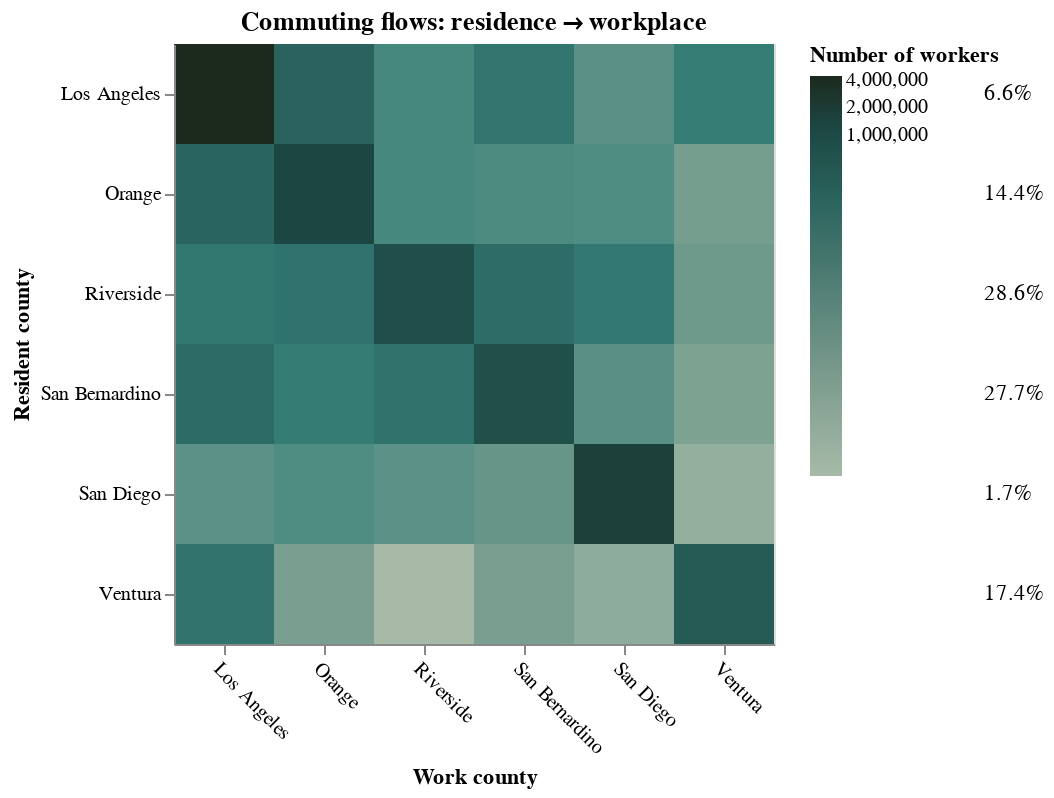

This figure's notebook cell:
### Markdown cell above
- let's make a map with all the buildings of 2025 in the LA region
- then show which buildings burned in eaton fire

### Code cell
palette = ct.palpolate(ct.nacre[:-1])[::-1]

heatmap = (
    alt.Chart(df_commuting)
    .mark_rect()
    .encode(
        x=alt.X("county_workplace:N", title="Work county", axis=alt.Axis(labelAngle=45)),
        y=alt.Y("county_residence:N", title="Resident county"),
        color=alt.Color(
            "n_workers:Q",
            title="Number of workers",
            scale=alt.Scale(
                type="symlog", 
                range=palette)  # important for skewed flows
        ),
        tooltip=[
            "county_residence:N",
            "county_workplace:N",
            "n_workers:Q"
        ]
    )
    .properties(
        width=300,
        height=300,
        title="Commuting flows: residence → workplace"
    )
)

outside_share = (
    df_commuting
    .assign(outside=lambda d: d["county_workplace"] != d["county_residence"])
    .groupby("county_residence")
    .apply(lambda g: g.loc[g.outside, "n_workers"].sum() / g["n_workers"].sum())
    .reset_index(name="pct_outside")
)

outside_share["label"] = (outside_share["pct_outside"] * 100).round(1).astype(str) + "%"

text = (
    alt.Chart(outside_share)
    .mark_text(align="left", dx=5)
    .encode(
        y=alt.Y("county_residence:N"),
        x=alt.value(400),   # slightly to the right of heatmap width
        text="label:N"
    )
) 

# -----------------------------
outside_share_cell = (
    df_commuting
    .assign(outside=lambda d: d["county_workplace"] != d["county_residence"])
    .groupby("county_residence")
    .apply(lambda g: g.loc[g.outside, "n_workers"].sum() / g["n_workers"].sum())
    .reset_index(name="pct_outside")
)

outside_share_cell["label"] = (outside_share_cell["pct_outside"] * 100).round(1).astype(str) + "%"

text_2 = (
    alt.Chart(df_commuting)
    .transform_lookup(
        lookup="county_residence",
        from_=alt.LookupData(
            outside_share_cell,
            key="county_residence",
            fields=["label"]
        )
    )
    .mark_text(color="black", fontSize=9)
    .encode(
        x="county_workplace:N",
        y="county_residence:N",
        text="label:N"
    )
)
heatmap + text

### Figure 1 — Vega-Lite specification as saved in the notebook (floating-point values rounded to 4 significant figures; data arrays with more than 128 entries replaced by an {"elided": "..."} marker saying what was removed)
{"config": {"view": {"continuousWidth": 300, "continuousHeight": 300}}, "layer": [{"data": {"name": "data-62d1cf92768ed643e77101334acedb8a"}, "mark": {"type": "rect"}, "encoding": {"color": {"field": "n_workers", "scale": {"range": {"elided": "249 str values"}, "type": "symlog"}, "title": "Number of workers", "type": "quantitative"}, "tooltip": [{"field": "county_residence", "type": "nominal"}, {"field": "county_workplace", "type": "nominal"}, {"field": "n_workers", "type": "quantitative"}], "x": {"axis": {"labelAngle": 45}, "field": "county_workplace", "title": "Work county", "type": "nominal"}, "y": {"field": "county_residence", "title": "Resident county", "type": "nominal"}}, "title": "Commuting flows: residence → workplace"}, {"data": {"name": "data-83d292bf3ee05a2a48ba9247b01c93c6"}, "mark": {"type": "text", "align": "left", "dx": 5}, "encoding": {"text": {"field": "label", "type": "nominal"}, "x": {"value": 400}, "y": {"field": "county_residence", "type": "nominal"}}}], "height": 300, "width": 300, "$schema": "https://vega.github.io/schema/vega-lite/v5.20.1.json", "datasets": {"data-62d1cf92768ed643e77101334acedb8a": [{"state": "California", "county_residence": "Los Angeles", "State Name.1": "California", "county_workplace": "Los Angeles", "n_workers": 4429523, "err_workers": "9,310"}, {"state": "California", "county_residence": "Orange", "State Name.1": "California", "county_workplace": "Los Angeles", "n_workers": 180250, "err_workers": "3,304"}, {"state": "California", "county_residence": "Riverside", "State Name.1": "California", "county_workplace": "Los Angeles", "n_workers": 53172, "err_workers": "1,960"}, {"state": "California", "county_residence": "San Bernardino", "State Name.1": "California", "county_workplace": "Los Angeles", "n_workers": 132992, "err_workers": "2,890"}, {"state": "California", "county_residence": "San Diego", "State Name.1": "California", "county_workplace": "Los Angeles", "n_workers": 6075, "err_workers": "677"}, {"state": "California", "county_residence": "Ventura", "State Name.1": "California", "county_workplace": "Los Angeles", "n_workers": 66180, "err_workers": "2,065"}, {"state": "California", "county_residence": "Los Angeles", "State Name.1": "California", "county_workplace": "Orange", "n_workers": 196169, "err_workers": "3,099"}, {"state": "California", "county_residence": "Orange", "State Name.1": "California", "county_workplace": "Orange", "n_workers": 1325458, "err_workers": "8,081"}, {"state": "California", "county_residence": "Riverside", "State Name.1": "California", "county_workplace": "Orange", "n_workers": 75863, "err_workers": "2,686"}, {"state": "California", "county_residence": "San Bernardino", "State Name.1": "California", "county_workplace": "Orange", "n_workers": 37327, "err_workers": "1,713"}, {"state": "California", "county_residence": "San Diego", "State Name.1": "California", "county_workplace": "Orange", "n_workers": 12120, "err_workers": "1,154"}, {"state": "California", "county_residence": "Ventura", "State Name.1": "California", "county_workplace": "Orange", "n_workers": 576, "err_workers": "148"}, {"state": "California", "county_residence": "Los Angeles", "State Name.1": "California", "county_workplace": "Riverside", "n_workers": 16786, "err_workers": "1,044"}, {"state": "California", "county_residence": "Orange", "State Name.1": "California", "county_workplace": "Riverside", "n_workers": 16208, "err_workers": "1,196"}, {"state": "California", "county_residence": "Riverside", "State Name.1": "California", "county_workplace": "Riverside", "n_workers": 725518, "err_workers": "5,580"}, {"state": "California", "county_residence": "San Bernardino", "State Name.1": "California", "county_workplace": "Riverside", "n_workers": 78508, "err_workers": "2,189"}, {"state": "California", "county_residence": "San Diego", "State Name.1": "California", "county_workplace": "Riverside", "n_workers": 6989, "err_workers": "687"}, {"state": "California", "county_residence": "Ventura", "State Name.1": "California", "county_workplace": "Riverside", "n_workers": 177, "err_workers": "90"}, {"state": "California", "county_residence": "Los Angeles", "State Name.1": "California", "county_workplace": "San Bernardino", "n_workers": 60779, "err_workers": "1,963"}, {"state": "California", "county_residence": "Orange", "State Name.1": "California", "county_workplace": "San Bernardino", "n_workers": 12934, "err_workers": "820"}, {"state": "California", "county_residence": "Riverside", "State Name.1": "California", "county_workplace": "San Bernardino", "n_workers": 113716, "err_workers": "2,895"}, {"state": "California", "county_residence": "San Bernardino", "State Name.1": "California", "county_workplace": "San Bernardino", "n_workers": 657249, "err_workers": "5,414"}, {"state": "California", "county_residence": "San Diego", "State Name.1": "California", "county_workplace": "San Bernardino", "n_workers": 1209, "err_workers": "257"}, {"state": "California", "county_residence": "Ventura", "State Name.1": "California", "county_workplace": "San Bernardino", "n_workers": 586, "err_workers": "233"}, {"state": "California", "county_residence": "Los Angeles", "State Name.1": "California", "county_workplace": "San Diego", "n_workers": 4724, "err_workers": "605"}, {"state": "California", "county_residence": "Orange", "State Name.1": "California", "county_workplace": "San Diego", "n_workers": 12094, "err_workers": "903"}, {"state": "California", "county_residence": "Riverside", "State Name.1": "California", "county_workplace": "San Diego", "n_workers": 47073, "err_workers": "2,301"}, {"state": "California", "county_residence": "San Bernardino", "State Name.1": "California", "county_workplace": "San Diego", "n_workers": 2796, "err_workers": "492"}, {"state": "California", "county_residence": "San Diego", "State Name.1": "California", "county_workplace": "San Diego", "n_workers": 1588755, "err_workers": "7,353"}, {"state": "California", "county_residence": "Ventura", "State Name.1": "California", "county_workplace": "San Diego", "n_workers": 333, "err_workers": "134"}, {"state": "California", "county_residence": "Los Angeles", "State Name.1": "California", "county_workplace": "Ventura", "n_workers": 34298, "err_workers": "1,558"}, {"state": "California", "county_residence": "Orange", "State Name.1": "California", "county_workplace": "Ventura", "n_workers": 605, "err_workers": "222"}, {"state": "California", "county_residence": "Riverside", "State Name.1": "California", "county_workplace": "Ventura", "n_workers": 824, "err_workers": "311"}, {"state": "California", "county_residence": "San Bernardino", "State Name.1": "California", "county_workplace": "Ventura", "n_workers": 512, "err_workers": "198"}, {"state": "California", "county_residence": "San Diego", "State Name.1": "California", "county_workplace": "Ventura", "n_workers": 295, "err_workers": "116"}, {"state": "California", "county_residence": "Ventura", "State Name.1": "California", "county_workplace": "Ventura", "n_workers": 321696, "err_workers": "2,775"}], "data-83d292bf3ee05a2a48ba9247b01c93c6": [{"county_residence": "Los Angeles", "pct_outside": 0.06595, "label": "6.6%"}, {"county_residence": "Orange", "pct_outside": 0.1435, "label": "14.4%"}, {"county_residence": "Riverside", "pct_outside": 0.286, "label": "28.6%"}, {"county_residence": "San Bernardino", "pct_outside": 0.2773, "label": "27.7%"}, {"county_residence": "San Diego", "pct_outside": 0.01652, "label": "1.7%"}, {"county_residence": "Ventura", "pct_outside": 0.1742, "label": "17.4%"}]}}
